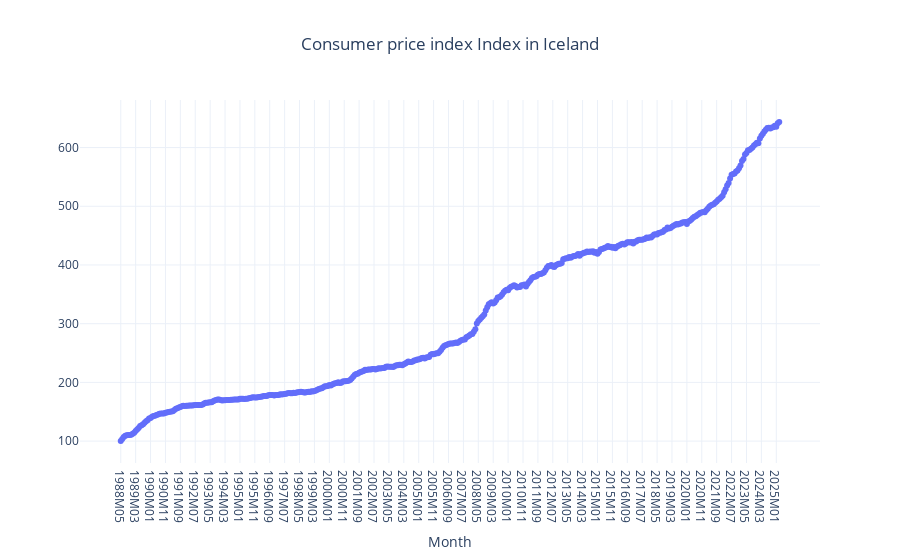

Notebook code cell kept with this figure:
### Code cell
def charts_consumerPriceIndex(CPI:requests.Response,variation:str)->go.Figure:
    return (
        convert_to_df(CPI)
        .plot(x = 'Month', y = variation, title = f"{variation} in Iceland", kind='line', markers=True, template='plotly_white')
        .update_layout(title_x = 0.5)
        .update_yaxes(title_text = '')
    )
charts_consumerPriceIndex(CPI, variation = 'Consumer price index Index')

### Figure 1 — Plotly figure (JSON) as saved in the notebook; plotly's stock layout.template omitted (floating-point values rounded to 4 significant figures; data arrays with more than 128 entries replaced by an {"elided": "..."} marker saying what was removed)
{"data": [{"hovertemplate": "Month=%{x}<br>Consumer price index Index=%{y}<extra></extra>", "legendgroup": "", "line": {"color": "#636efa", "dash": "solid"}, "marker": {"symbol": "circle"}, "mode": "lines+markers", "name": "", "orientation": "v", "showlegend": false, "type": "scatter", "x": {"elided": "443 str values"}, "xaxis": "x", "y": {"elided": "443 float values"}, "yaxis": "y"}], "layout": {"legend": {"tracegroupgap": 0}, "title": {"text": "Consumer price index Index in Iceland", "x": 0.5}, "xaxis": {"anchor": "y", "domain": [0, 1], "title": {"text": "Month"}}, "yaxis": {"anchor": "x", "domain": [0, 1], "title": {"text": ""}}}}
